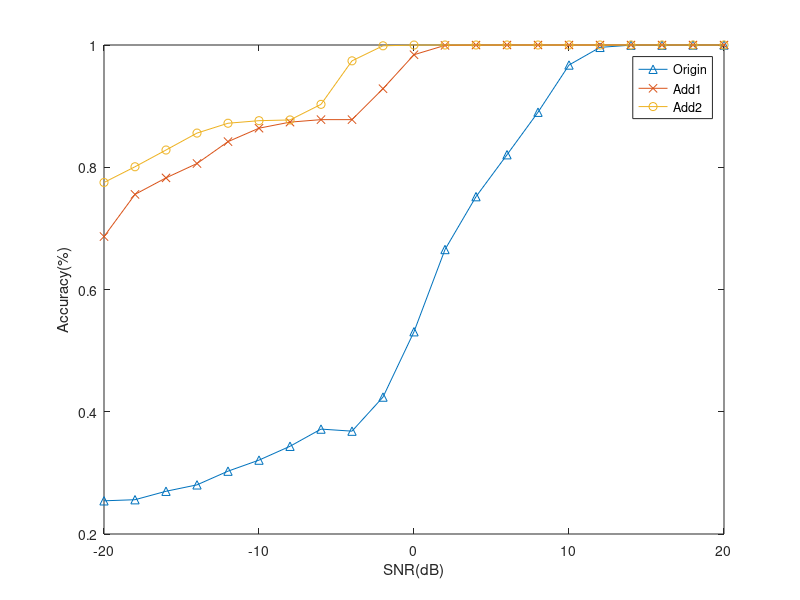
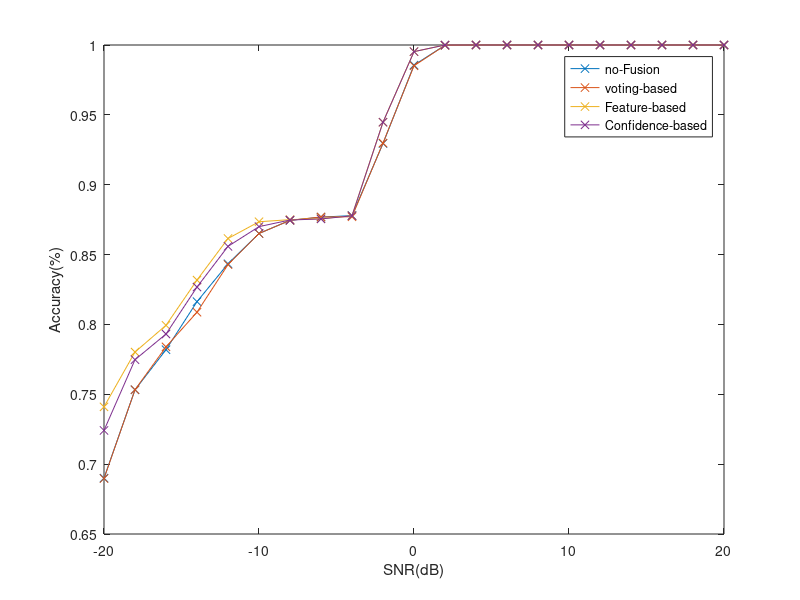
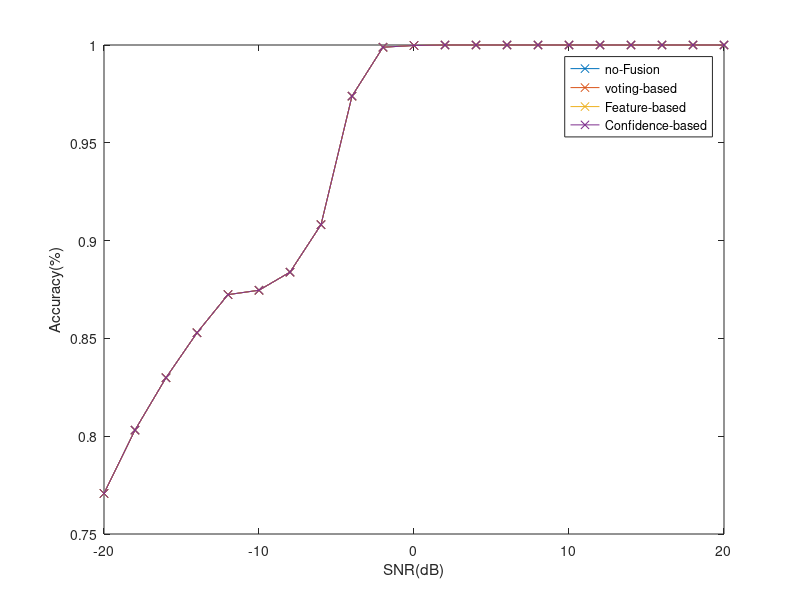

These charts were generated, in order, by the following MATLAB code:
clc; clear; close all;

acc_awgn = [0.2543 0.2561 0.2699 0.2804 0.3028 0.32088	0.3435 0.37163 0.36825 0.424 0.5309	0.6654 0.7519 0.8205 0.89 0.96725 0.99613 0.99975 0.99975 1 1];

acc_awgn_add = [68.66 75.56 78.26 80.61 84.19 86.39 87.38 87.79 87.79 92.85 98.41 99.94 99.99 100 100 100 100 100 100 100 100];
acc_awgn_add2 = [77.51 80.08 82.82 85.59 87.20 87.62 87.74 90.29 97.41 99.87 99.99 100 100 100 100 100 100 100 100 100 100];

acc_awgn_add = acc_awgn_add/100;
acc_awgn_add2 = acc_awgn_add2/100;

acc_no_add = [0.6900    0.7532    0.7819    0.8163    0.8434    0.8651    0.8745    0.8768    0.8779    0.9295    0.9856    0.9998    1.0000    1.0000 1.0000    1.0000    1.0000    1.0000    1.0000    1.0000    1.0000];
acc_voting_add = [0.689687500000000	0.753250000000000	0.783937500000000	0.808750000000000	0.842812500000000	0.865062500000000	0.874500000000000	0.876937500000000	0.877062500000000	0.929812500000000	0.985125000000000	0.999750000000000	1	1	1	1	1	1	1	1	1];
acc_fc_add = [0.741000000000000	0.780250000000000	0.799375000000000	0.831750000000000	0.861500000000000	0.873500000000000	0.875000000000000	0.875750000000000	0.877750000000000	0.944750000000000	0.995250000000000	1	1	1	1	1	1	1	1	1	1];
acc_soft_add = [0.724125000000000	0.774750000000000	0.793125000000000	0.826750000000000	0.855875000000000	0.870000000000000	0.874750000000000	0.875500000000000	0.877750000000000	0.944750000000000	0.995250000000000	1	1	1	1	1	1	1	1	1	1];

acc_no_add2 = [0.770750000000000	0.803125000000000	0.829875000000000	0.852875000000000	0.872375000000000	0.874625000000000	0.883875000000000	0.908125000000000	0.973875000000000	0.998875000000000	0.999750000000000	 1 1 1 1.0000    1.0000    1.0000    1.0000    1.0000    1.0000    1.0000];
acc_voting_add2 = [0.770750000000000	0.803125000000000	0.829875000000000	0.852875000000000	0.872375000000000	0.874625000000000	0.883875000000000	0.908125000000000	0.973875000000000	0.998875000000000	0.999750000000000	1	1	1	1	1	1	1	1	1	1];
acc_fc_add2 = [0.770750000000000	0.803125000000000	0.829875000000000	0.852875000000000	0.872375000000000	0.874625000000000	0.883875000000000	0.908125000000000	0.973875000000000	0.998875000000000	0.999750000000000	1	1	1	1	1	1	1	1	1	1];
acc_soft_add2 = [0.770750000000000	0.803125000000000	0.829875000000000	0.852875000000000	0.872375000000000	0.874625000000000	0.883875000000000	0.908125000000000	0.973875000000000	0.998875000000000	0.999750000000000	1	1	1	1	1	1	1	1	1	1];

snr = -20:2:20;

figure;
plot(snr, acc_awgn, '-^'); hold on;
plot(snr, acc_awgn_add, '-x'); hold on;
plot(snr, acc_awgn_add2, '-o');
legend("Origin", "Add1", "Add2")
xlabel("SNR(dB)")
ylabel("Accuracy(%)")

figure;
plot(snr, acc_no_add, '-x'); hold on;
plot(snr, acc_voting_add, '-x'); hold on;
plot(snr, acc_fc_add, '-x'); hold on;
plot(snr, acc_soft_add, '-x'); hold on;
legend("no-Fusion", "voting-based", "Feature-based", "Confidence-based")
xlabel("SNR(dB)")
ylabel("Accuracy(%)")

figure;
plot(snr, acc_no_add2, '-x'); hold on;
plot(snr, acc_fc_add2, '-x'); hold on;
plot(snr, acc_voting_add2, '-x'); hold on;
plot(snr, acc_soft_add2, '-x'); hold on;
legend("no-Fusion", "voting-based", "Feature-based", "Confidence-based")
xlabel("SNR(dB)")
ylabel("Accuracy(%)")
